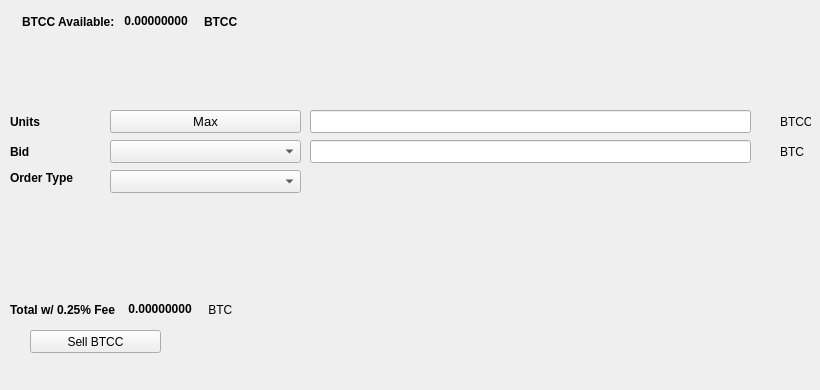
   <widget class="QWidget" name="SellTab">
    <attribute name="title">
     <string>Sell</string>
    </attribute>
    <widget class="QLabel" name="label_16">
     <property name="geometry">
      <rect>
       <x>780</x>
       <y>140</y>
       <width>31</width>
       <height>23</height>
      </rect>
     </property>
     <property name="text">
      <string>BTC</string>
     </property>
    </widget>
    <widget class="QComboBox" name="SellBidcomboBox">
     <property name="geometry">
      <rect>
       <x>110</x>
       <y>140</y>
       <width>191</width>
       <height>23</height>
      </rect>
     </property>
     <property name="font">
      <font>
       <pointsize>10</pointsize>
      </font>
     </property>
    </widget>
    <widget class="QLabel" name="label_18">
     <property name="geometry">
      <rect>
       <x>10</x>
       <y>110</y>
       <width>46</width>
       <height>23</height>
      </rect>
     </property>
     <property name="font">
      <font>
       <weight>75</weight>
       <bold>true</bold>
      </font>
     </property>
     <property name="text">
      <string>Units</string>
     </property>
    </widget>
    <widget class="QPushButton" name="Sell_Max_Amount">
     <property name="geometry">
      <rect>
       <x>110</x>
       <y>110</y>
       <width>191</width>
       <height>23</height>
      </rect>
     </property>
     <property name="font">
      <font>
       <pointsize>10</pointsize>
      </font>
     </property>
     <property name="text">
      <string>Max</string>
     </property>
    </widget>
    <widget class="QLabel" name="label_20">
     <property name="geometry">
      <rect>
       <x>10</x>
       <y>170</y>
       <width>91</width>
       <height>16</height>
      </rect>
     </property>
     <property name="font">
      <font>
       <weight>75</weight>
       <bold>true</bold>
      </font>
     </property>
     <property name="text">
      <string>Order Type</string>
     </property>
    </widget>
    <widget class="QComboBox" name="SellOrdertypeCombo">
     <property name="geometry">
      <rect>
       <x>110</x>
       <y>170</y>
       <width>191</width>
       <height>23</height>
      </rect>
     </property>
     <property name="font">
      <font>
       <pointsize>10</pointsize>
      </font>
     </property>
    </widget>
    <widget class="QLabel" name="label_21">
     <property name="geometry">
      <rect>
       <x>10</x>
       <y>140</y>
       <width>46</width>
       <height>23</height>
      </rect>
     </property>
     <property name="font">
      <font>
       <weight>75</weight>
       <bold>true</bold>
      </font>
     </property>
     <property name="text">
      <string>Bid</string>
     </property>
    </widget>
    <widget class="QLabel" name="label_22">
     <property name="geometry">
      <rect>
       <x>780</x>
       <y>110</y>
       <width>31</width>
       <height>23</height>
      </rect>
     </property>
     <property name="text">
      <string>BTCC</string>
     </property>
    </widget>
    <widget class="QLineEdit" name="UnitsInputBTCC">
     <property name="geometry">
      <rect>
       <x>310</x>
       <y>110</y>
       <width>441</width>
       <height>23</height>
      </rect>
     </property>
     <property name="font">
      <font>
       <pointsize>9</pointsize>
       <weight>75</weight>
       <bold>true</bold>
      </font>
     </property>
    </widget>
    <widget class="QLineEdit" name="SellBidPriceEdit">
     <property name="geometry">
      <rect>
       <x>310</x>
       <y>140</y>
       <width>441</width>
       <height>23</height>
      </rect>
     </property>
     <property name="font">
      <font>
       <pointsize>9</pointsize>
       <weight>75</weight>
       <bold>true</bold>
      </font>
     </property>
    </widget>
    <widget class="QPushButton" name="SellBTCCBTN">
     <property name="geometry">
      <rect>
       <x>30</x>
       <y>330</y>
       <width>131</width>
       <height>23</height>
      </rect>
     </property>
     <property name="text">
      <string>Sell BTCC</string>
     </property>
     <property name="icon">
      <iconset resource="../bitcoincard">
       <normaloff>:/icons/bitcoin</normaloff>:/icons/bitcoin</iconset>
     </property>
    </widget>
    <widget class="QWidget" name="layoutWidget3">
     <property name="geometry">
      <rect>
       <x>22</x>
       <y>12</y>
       <width>258</width>
       <height>19</height>
      </rect>
     </property>
     <layout class="QHBoxLayout" name="horizontalLayout">
      <item>
       <widget class="QLabel" name="label232_2">
        <property name="font">
         <font>
          <weight>75</weight>
          <bold>true</bold>
         </font>
        </property>
        <property name="text">
         <string>BTCC Available:</string>
        </property>
       </widget>
      </item>
      <item>
       <widget class="QLabel" name="BTCCAvailableLabel">
        <property name="palette">
         <palette>
          <active>
           <colorrole role="WindowText">
            <brush brushstyle="SolidPattern">
             <color alpha="255">
              <red>0</red>
              <green>0</green>
              <blue>0</blue>
             </color>
            </brush>
           </colorrole>
           <colorrole role="Button">
            <brush brushstyle="SolidPattern">
             <color alpha="255">
              <red>0</red>
              <green>170</green>
              <blue>0</blue>
             </color>
            </brush>
           </colorrole>
           <colorrole role="Light">
            <brush brushstyle="SolidPattern">
             <color alpha="255">
              <red>0</red>
              <green>255</green>
              <blue>0</blue>
             </color>
            </brush>
           </colorrole>
           <colorrole role="Midlight">
            <brush brushstyle="SolidPattern">
             <color alpha="255">
              <red>0</red>
              <green>212</green>
              <blue>0</blue>
             </color>
            </brush>
           </colorrole>
           <colorrole role="Dark">
            <brush brushstyle="SolidPattern">
             <color alpha="255">
              <red>0</red>
              <green>85</green>
              <blue>0</blue>
             </color>
            </brush>
           </colorrole>
           <colorrole role="Mid">
            <brush brushstyle="SolidPattern">
             <color alpha="255">
              <red>0</red>
              <green>113</green>
              <blue>0</blue>
             </color>
            </brush>
           </colorrole>
           <colorrole role="Text">
            <brush brushstyle="SolidPattern">
             <color alpha="255">
              <red>0</red>
              <green>170</green>
              <blue>0</blue>
             </color>
            </brush>
           </colorrole>
           <colorrole role="BrightText">
            <brush brushstyle="SolidPattern">
             <color alpha="255">
              <red>255</red>
              <green>255</green>
              <blue>255</blue>
             </color>
            </brush>
           </colorrole>
           <colorrole role="ButtonText">
            <brush brushstyle="SolidPattern">
             <color alpha="255">
              <red>0</red>
              <green>0</green>
              <blue>0</blue>
             </color>
            </brush>
           </colorrole>
           <colorrole role="Base">
            <brush brushstyle="SolidPattern">
             <color alpha="255">
              <red>255</red>
              <green>255</green>
              <blue>255</blue>
             </color>
            </brush>
           </colorrole>
           <colorrole role="Window">
            <brush brushstyle="SolidPattern">
             <color alpha="255">
              <red>0</red>
              <green>170</green>
              <blue>0</blue>
             </color>
            </brush>
           </colorrole>
           <colorrole role="Shadow">
            <brush brushstyle="SolidPattern">
             <color alpha="255">
              <red>0</red>
              <green>0</green>
              <blue>0</blue>
             </color>
            </brush>
           </colorrole>
           <colorrole role="AlternateBase">
            <brush brushstyle="SolidPattern">
             <color alpha="255">
              <red>127</red>
              <green>212</green>
              <blue>127</blue>
             </color>
            </brush>
           </colorrole>
           <colorrole role="ToolTipBase">
            <brush brushstyle="SolidPattern">
             <color alpha="255">
              <red>255</red>
              <green>255</green>
              <blue>220</blue>
             </color>
            </brush>
           </colorrole>
           <colorrole role="ToolTipText">
            <brush brushstyle="SolidPattern">
             <color alpha="255">
              <red>0</red>
              <green>0</green>
              <blue>0</blue>
             </color>
            </brush>
           </colorrole>
          </active>
          <inactive>
           <colorrole role="WindowText">
            <brush brushstyle="SolidPattern">
             <color alpha="255">
              <red>0</red>
              <green>0</green>
              <blue>0</blue>
             </color>
            </brush>
           </colorrole>
           <colorrole role="Button">
            <brush brushstyle="SolidPattern">
             <color alpha="255">
              <red>0</red>
              <green>170</green>
              <blue>0</blue>
             </color>
            </brush>
           </colorrole>
           <colorrole role="Light">
            <brush brushstyle="SolidPattern">
             <color alpha="255">
              <red>0</red>
              <green>255</green>
              <blue>0</blue>
             </color>
            </brush>
           </colorrole>
           <colorrole role="Midlight">
            <brush brushstyle="SolidPattern">
             <color alpha="255">
              <red>0</red>
              <green>212</green>
              <blue>0</blue>
             </color>
            </brush>
           </colorrole>
           <colorrole role="Dark">
            <brush brushstyle="SolidPattern">
             <color alpha="255">
              <red>0</red>
              <green>85</green>
              <blue>0</blue>
             </color>
            </brush>
           </colorrole>
           <colorrole role="Mid">
            <brush brushstyle="SolidPattern">
             <color alpha="255">
              <red>0</red>
              <green>113</green>
              <blue>0</blue>
             </color>
            </brush>
           </colorrole>
           <colorrole role="Text">
            <brush brushstyle="SolidPattern">
             <color alpha="255">
              <red>0</red>
              <green>170</green>
              <blue>0</blue>
             </color>
            </brush>
           </colorrole>
           <colorrole role="BrightText">
            <brush brushstyle="SolidPattern">
             <color alpha="255">
              <red>255</red>
              <green>255</green>
              <blue>255</blue>
             </color>
            </brush>
           </colorrole>
           <colorrole role="ButtonText">
            <brush brushstyle="SolidPattern">
             <color alpha="255">
              <red>0</red>
              <green>0</green>
              <blue>0</blue>
             </color>
            </brush>
           </colorrole>
           <colorrole role="Base">
            <brush brushstyle="SolidPattern">
             <color alpha="255">
              <red>255</red>
              <green>255</green>
              <blue>255</blue>
             </color>
            </brush>
           </colorrole>
           <colorrole role="Window">
            <brush brushstyle="SolidPattern">
             <color alpha="255">
              <red>0</red>
              <green>170</green>
              <blue>0</blue>
             </color>
            </brush>
           </colorrole>
           <colorrole role="Shadow">
            <brush brushstyle="SolidPattern">
             <color alpha="255">
              <red>0</red>
              <green>0</green>
              <blue>0</blue>
             </color>
            </brush>
           </colorrole>
           <colorrole role="AlternateBase">
            <brush brushstyle="SolidPattern">
             <color alpha="255">
              <red>127</red>
              <green>212</green>
              <blue>127</blue>
             </color>
            </brush>
           </colorrole>
           <colorrole role="ToolTipBase">
            <brush brushstyle="SolidPattern">
             <color alpha="255">
              <red>255</red>
              <green>255</green>
              <blue>220</blue>
             </color>
            </brush>
           </colorrole>
           <colorrole role="ToolTipText">
            <brush brushstyle="SolidPattern">
             <color alpha="255">
              <red>0</red>
              <green>0</green>
              <blue>0</blue>
             </color>
            </brush>
           </colorrole>
          </inactive>
          <disabled>
           <colorrole role="WindowText">
            <brush brushstyle="SolidPattern">
             <color alpha="255">
              <red>0</red>
              <green>85</green>
              <blue>0</blue>
             </color>
            </brush>
           </colorrole>
           <colorrole role="Button">
            <brush brushstyle="SolidPattern">
             <color alpha="255">
              <red>0</red>
              <green>170</green>
              <blue>0</blue>
             </color>
            </brush>
           </colorrole>
           <colorrole role="Light">
            <brush brushstyle="SolidPattern">
             <color alpha="255">
              <red>0</red>
              <green>255</green>
              <blue>0</blue>
             </color>
            </brush>
           </colorrole>
           <colorrole role="Midlight">
            <brush brushstyle="SolidPattern">
             <color alpha="255">
              <red>0</red>
              <green>212</green>
              <blue>0</blue>
             </color>
            </brush>
           </colorrole>
           <colorrole role="Dark">
            <brush brushstyle="SolidPattern">
             <color alpha="255">
              <red>0</red>
              <green>85</green>
              <blue>0</blue>
             </color>
            </brush>
           </colorrole>
           <colorrole role="Mid">
            <brush brushstyle="SolidPattern">
             <color alpha="255">
              <red>0</red>
              <green>113</green>
              <blue>0</blue>
             </color>
            </brush>
           </colorrole>
           <colorrole role="Text">
            <brush brushstyle="SolidPattern">
             <color alpha="255">
              <red>0</red>
              <green>85</green>
              <blue>0</blue>
             </color>
            </brush>
           </colorrole>
           <colorrole role="BrightText">
            <brush brushstyle="SolidPattern">
             <color alpha="255">
              <red>255</red>
              <green>255</green>
              <blue>255</blue>
             </color>
            </brush>
           </colorrole>
           <colorrole role="ButtonText">
            <brush brushstyle="SolidPattern">
             <color alpha="255">
              <red>0</red>
              <green>85</green>
              <blue>0</blue>
             </color>
            </brush>
           </colorrole>
           <colorrole role="Base">
            <brush brushstyle="SolidPattern">
             <color alpha="255">
              <red>0</red>
              <green>170</green>
              <blue>0</blue>
             </color>
            </brush>
           </colorrole>
           <colorrole role="Window">
            <brush brushstyle="SolidPattern">
             <color alpha="255">
              <red>0</red>
              <green>170</green>
              <blue>0</blue>
             </color>
            </brush>
           </colorrole>
           <colorrole role="Shadow">
            <brush brushstyle="SolidPattern">
             <color alpha="255">
              <red>0</red>
              <green>0</green>
              <blue>0</blue>
             </color>
            </brush>
           </colorrole>
           <colorrole role="AlternateBase">
            <brush brushstyle="SolidPattern">
             <color alpha="255">
              <red>0</red>
              <green>170</green>
              <blue>0</blue>
             </color>
            </brush>
           </colorrole>
           <colorrole role="ToolTipBase">
            <brush brushstyle="SolidPattern">
             <color alpha="255">
              <red>255</red>
              <green>255</green>
              <blue>220</blue>
             </color>
            </brush>
           </colorrole>
           <colorrole role="ToolTipText">
            <brush brushstyle="SolidPattern">
             <color alpha="255">
              <red>0</red>
              <green>0</green>
              <blue>0</blue>
             </color>
            </brush>
           </colorrole>
          </disabled>
         </palette>
        </property>
        <property name="font">
         <font>
          <weight>75</weight>
          <bold>true</bold>
         </font>
        </property>
        <property name="text">
         <string> 0.00000000 </string>
        </property>
        <property name="textInteractionFlags">
         <set>Qt::LinksAccessibleByMouse|Qt::TextSelectableByKeyboard|Qt::TextSelectableByMouse</set>
        </property>
       </widget>
      </item>
      <item>
       <widget class="QLabel" name="labelBTCC">
        <property name="font">
         <font>
          <weight>75</weight>
          <bold>true</bold>
         </font>
        </property>
        <property name="text">
         <string>BTCC</string>
        </property>
       </widget>
      </item>
     </layout>
    </widget>
    <widget class="QWidget" name="layoutWidget">
     <property name="geometry">
      <rect>
       <x>10</x>
       <y>300</y>
       <width>268</width>
       <height>19</height>
      </rect>
     </property>
     <layout class="QHBoxLayout" name="horizontalLayout_2">
      <item>
       <widget class="QLabel" name="label_19">
        <property name="font">
         <font>
          <weight>75</weight>
          <bold>true</bold>
         </font>
        </property>
        <property name="text">
         <string>Total w/ 0.25% Fee </string>
        </property>
       </widget>
      </item>
      <item>
       <widget class="QLabel" name="SellCostLabel">
        <property name="palette">
         <palette>
          <active>
           <colorrole role="WindowText">
            <brush brushstyle="SolidPattern">
             <color alpha="255">
              <red>0</red>
              <green>0</green>
              <blue>0</blue>
             </color>
            </brush>
           </colorrole>
           <colorrole role="Button">
            <brush brushstyle="SolidPattern">
             <color alpha="255">
              <red>0</red>
              <green>170</green>
              <blue>0</blue>
             </color>
            </brush>
           </colorrole>
           <colorrole role="Light">
            <brush brushstyle="SolidPattern">
             <color alpha="255">
              <red>0</red>
              <green>255</green>
              <blue>0</blue>
             </color>
            </brush>
           </colorrole>
           <colorrole role="Midlight">
            <brush brushstyle="SolidPattern">
             <color alpha="255">
              <red>0</red>
              <green>212</green>
              <blue>0</blue>
             </color>
            </brush>
           </colorrole>
           <colorrole role="Dark">
            <brush brushstyle="SolidPattern">
             <color alpha="255">
              <red>0</red>
              <green>85</green>
              <blue>0</blue>
             </color>
            </brush>
           </colorrole>
           <colorrole role="Mid">
            <brush brushstyle="SolidPattern">
             <color alpha="255">
              <red>0</red>
              <green>113</green>
              <blue>0</blue>
             </color>
            </brush>
           </colorrole>
           <colorrole role="Text">
            <brush brushstyle="SolidPattern">
             <color alpha="255">
              <red>0</red>
              <green>170</green>
              <blue>0</blue>
             </color>
            </brush>
           </colorrole>
           <colorrole role="BrightText">
            <brush brushstyle="SolidPattern">
             <color alpha="255">
              <red>255</red>
              <green>255</green>
              <blue>255</blue>
             </color>
            </brush>
           </colorrole>
           <colorrole role="ButtonText">
            <brush brushstyle="SolidPattern">
             <color alpha="255">
              <red>0</red>
              <green>0</green>
              <blue>0</blue>
             </color>
            </brush>
           </colorrole>
           <colorrole role="Base">
            <brush brushstyle="SolidPattern">
             <color alpha="255">
              <red>255</red>
              <green>255</green>
              <blue>255</blue>
             </color>
            </brush>
           </colorrole>
           <colorrole role="Window">
            <brush brushstyle="SolidPattern">
             <color alpha="255">
              <red>0</red>
              <green>170</green>
              <blue>0</blue>
             </color>
            </brush>
           </colorrole>
           <colorrole role="Shadow">
            <brush brushstyle="SolidPattern">
             <color alpha="255">
              <red>0</red>
              <green>0</green>
              <blue>0</blue>
             </color>
            </brush>
           </colorrole>
           <colorrole role="AlternateBase">
            <brush brushstyle="SolidPattern">
             <color alpha="255">
              <red>127</red>
              <green>212</green>
              <blue>127</blue>
             </color>
            </brush>
           </colorrole>
           <colorrole role="ToolTipBase">
            <brush brushstyle="SolidPattern">
             <color alpha="255">
              <red>255</red>
              <green>255</green>
              <blue>220</blue>
             </color>
            </brush>
           </colorrole>
           <colorrole role="ToolTipText">
            <brush brushstyle="SolidPattern">
             <color alpha="255">
              <red>0</red>
              <green>0</green>
              <blue>0</blue>
             </color>
            </brush>
           </colorrole>
          </active>
          <inactive>
           <colorrole role="WindowText">
            <brush brushstyle="SolidPattern">
             <color alpha="255">
              <red>0</red>
              <green>0</green>
              <blue>0</blue>
             </color>
            </brush>
           </colorrole>
           <colorrole role="Button">
            <brush brushstyle="SolidPattern">
             <color alpha="255">
              <red>0</red>
              <green>170</green>
              <blue>0</blue>
             </color>
            </brush>
           </colorrole>
           <colorrole role="Light">
            <brush brushstyle="SolidPattern">
             <color alpha="255">
              <red>0</red>
              <green>255</green>
              <blue>0</blue>
             </color>
            </brush>
           </colorrole>
           <colorrole role="Midlight">
            <brush brushstyle="SolidPattern">
             <color alpha="255">
              <red>0</red>
              <green>212</green>
              <blue>0</blue>
             </color>
            </brush>
           </colorrole>
           <colorrole role="Dark">
            <brush brushstyle="SolidPattern">
             <color alpha="255">
              <red>0</red>
              <green>85</green>
              <blue>0</blue>
             </color>
            </brush>
           </colorrole>
           <colorrole role="Mid">
            <brush brushstyle="SolidPattern">
             <color alpha="255">
              <red>0</red>
              <green>113</green>
              <blue>0</blue>
             </color>
            </brush>
           </colorrole>
           <colorrole role="Text">
            <brush brushstyle="SolidPattern">
             <color alpha="255">
              <red>0</red>
              <green>170</green>
              <blue>0</blue>
             </color>
            </brush>
           </colorrole>
           <colorrole role="BrightText">
            <brush brushstyle="SolidPattern">
             <color alpha="255">
              <red>255</red>
              <green>255</green>
              <blue>255</blue>
             </color>
            </brush>
           </colorrole>
           <colorrole role="ButtonText">
            <brush brushstyle="SolidPattern">
             <color alpha="255">
              <red>0</red>
              <green>0</green>
              <blue>0</blue>
             </color>
            </brush>
           </colorrole>
           <colorrole role="Base">
            <brush brushstyle="SolidPattern">
             <color alpha="255">
              <red>255</red>
              <green>255</green>
              <blue>255</blue>
             </color>
            </brush>
           </colorrole>
           <colorrole role="Window">
            <brush brushstyle="SolidPattern">
             <color alpha="255">
              <red>0</red>
              <green>170</green>
              <blue>0</blue>
             </color>
            </brush>
           </colorrole>
           <colorrole role="Shadow">
            <brush brushstyle="SolidPattern">
             <color alpha="255">
              <red>0</red>
              <green>0</green>
              <blue>0</blue>
             </color>
            </brush>
           </colorrole>
           <colorrole role="AlternateBase">
            <brush brushstyle="SolidPattern">
             <color alpha="255">
              <red>127</red>
              <green>212</green>
              <blue>127</blue>
             </color>
            </brush>
           </colorrole>
           <colorrole role="ToolTipBase">
            <brush brushstyle="SolidPattern">
             <color alpha="255">
              <red>255</red>
              <green>255</green>
              <blue>220</blue>
             </color>
            </brush>
           </colorrole>
           <colorrole role="ToolTipText">
            <brush brushstyle="SolidPattern">
             <color alpha="255">
              <red>0</red>
              <green>0</green>
              <blue>0</blue>
             </color>
            </brush>
           </colorrole>
          </inactive>
          <disabled>
           <colorrole role="WindowText">
            <brush brushstyle="SolidPattern">
             <color alpha="255">
              <red>0</red>
              <green>85</green>
              <blue>0</blue>
             </color>
            </brush>
           </colorrole>
           <colorrole role="Button">
            <brush brushstyle="SolidPattern">
             <color alpha="255">
              <red>0</red>
              <green>170</green>
              <blue>0</blue>
             </color>
            </brush>
           </colorrole>
           <colorrole role="Light">
            <brush brushstyle="SolidPattern">
             <color alpha="255">
              <red>0</red>
              <green>255</green>
              <blue>0</blue>
             </color>
            </brush>
           </colorrole>
           <colorrole role="Midlight">
            <brush brushstyle="SolidPattern">
             <color alpha="255">
              <red>0</red>
              <green>212</green>
              <blue>0</blue>
             </color>
            </brush>
           </colorrole>
           <colorrole role="Dark">
            <brush brushstyle="SolidPattern">
             <color alpha="255">
              <red>0</red>
              <green>85</green>
              <blue>0</blue>
             </color>
            </brush>
           </colorrole>
           <colorrole role="Mid">
            <brush brushstyle="SolidPattern">
             <color alpha="255">
              <red>0</red>
              <green>113</green>
              <blue>0</blue>
             </color>
            </brush>
           </colorrole>
           <colorrole role="Text">
            <brush brushstyle="SolidPattern">
             <color alpha="255">
              <red>0</red>
              <green>85</green>
              <blue>0</blue>
             </color>
            </brush>
           </colorrole>
           <colorrole role="BrightText">
            <brush brushstyle="SolidPattern">
             <color alpha="255">
              <red>255</red>
              <green>255</green>
              <blue>255</blue>
             </color>
            </brush>
           </colorrole>
           <colorrole role="ButtonText">
            <brush brushstyle="SolidPattern">
             <color alpha="255">
              <red>0</red>
              <green>85</green>
              <blue>0</blue>
             </color>
            </brush>
           </colorrole>
           <colorrole role="Base">
            <brush brushstyle="SolidPattern">
             <color alpha="255">
              <red>0</red>
              <green>170</green>
              <blue>0</blue>
             </color>
            </brush>
           </colorrole>
           <colorrole role="Window">
            <brush brushstyle="SolidPattern">
             <color alpha="255">
              <red>0</red>
              <green>170</green>
              <blue>0</blue>
             </color>
            </brush>
           </colorrole>
           <colorrole role="Shadow">
            <brush brushstyle="SolidPattern">
             <color alpha="255">
              <red>0</red>
              <green>0</green>
              <blue>0</blue>
             </color>
            </brush>
           </colorrole>
           <colorrole role="AlternateBase">
            <brush brushstyle="SolidPattern">
             <color alpha="255">
              <red>0</red>
              <green>170</green>
              <blue>0</blue>
             </color>
            </brush>
           </colorrole>
           <colorrole role="ToolTipBase">
            <brush brushstyle="SolidPattern">
             <color alpha="255">
              <red>255</red>
              <green>255</green>
              <blue>220</blue>
             </color>
            </brush>
           </colorrole>
           <colorrole role="ToolTipText">
            <brush brushstyle="SolidPattern">
             <color alpha="255">
              <red>0</red>
              <green>0</green>
              <blue>0</blue>
             </color>
            </brush>
           </colorrole>
          </disabled>
         </palette>
        </property>
        <property name="font">
         <font>
          <weight>75</weight>
          <bold>true</bold>
         </font>
        </property>
        <property name="autoFillBackground">
         <bool>false</bool>
        </property>
        <property name="text">
         <string> 0.00000000</string>
        </property>
        <property name="textInteractionFlags">
         <set>Qt::LinksAccessibleByMouse|Qt::TextSelectableByMouse</set>
        </property>
       </widget>
      </item>
      <item>
       <widget class="QLabel" name="label_17">
        <property name="font">
         <font>
          <weight>50</weight>
          <bold>false</bold>
         </font>
        </property>
        <property name="text">
         <string> BTC</string>
        </property>
       </widget>
      </item>
     </layout>
    </widget>
    <widget class="QLabel" name="label_23">
     <property name="geometry">
      <rect>
       <x>460</x>
       <y>300</y>
       <width>281</width>
       <height>81</height>
      </rect>
     </property>
     <property name="text">
      <string/>
     </property>
     <property name="pixmap">
      <pixmap>:/images/bittrex</pixmap>
     </property>
    </widget>
   </widget>
